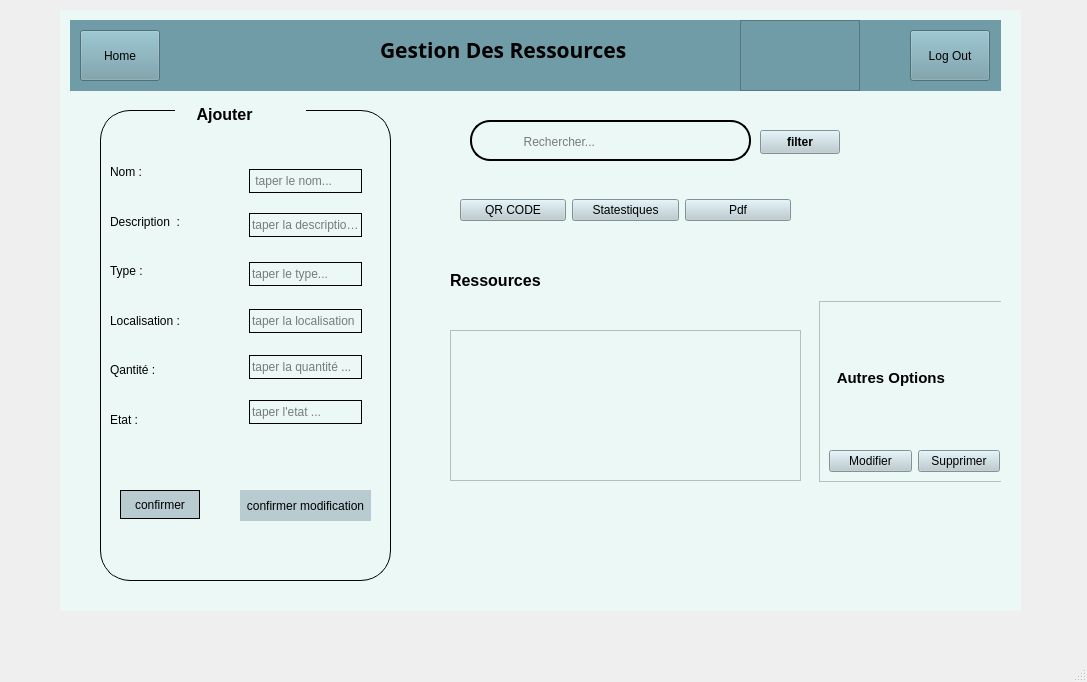
<?xml version="1.0" encoding="UTF-8"?>
<ui version="4.0">
 <class>MainWindow</class>
 <widget class="QMainWindow" name="MainWindow">
  <property name="geometry">
   <rect>
    <x>0</x>
    <y>0</y>
    <width>1087</width>
    <height>682</height>
   </rect>
  </property>
  <property name="windowTitle">
   <string>MainWindow</string>
  </property>
  <widget class="QWidget" name="centralwidget">
   <widget class="QWidget" name="widget" native="true">
    <property name="geometry">
     <rect>
      <x>60</x>
      <y>10</y>
      <width>961</width>
      <height>601</height>
     </rect>
    </property>
    <property name="styleSheet">
     <string notr="true">background-color:#ECF8F6;</string>
    </property>
    <widget class="QWidget" name="widget_2" native="true">
     <property name="geometry">
      <rect>
       <x>10</x>
       <y>10</y>
       <width>931</width>
       <height>71</height>
      </rect>
     </property>
     <property name="styleSheet">
      <string notr="true">background-color:#709CA7;</string>
     </property>
     <widget class="QLabel" name="label">
      <property name="geometry">
       <rect>
        <x>310</x>
        <y>20</y>
        <width>331</width>
        <height>20</height>
       </rect>
      </property>
      <property name="font">
       <font>
        <family>Yu Gothic</family>
        <pointsize>16</pointsize>
        <bold>true</bold>
       </font>
      </property>
      <property name="styleSheet">
       <string notr="true">color:black;
</string>
      </property>
      <property name="text">
       <string>Gestion Des Ressources</string>
      </property>
     </widget>
     <widget class="QFrame" name="frame">
      <property name="geometry">
       <rect>
        <x>670</x>
        <y>0</y>
        <width>120</width>
        <height>71</height>
       </rect>
      </property>
      <property name="styleSheet">
       <string notr="true">border-image: url(:/Downloads/uso.jfif);</string>
      </property>
      <property name="frameShape">
       <enum>QFrame::Shape::StyledPanel</enum>
      </property>
      <property name="frameShadow">
       <enum>QFrame::Shadow::Raised</enum>
      </property>
     </widget>
     <widget class="QPushButton" name="pushButton">
      <property name="geometry">
       <rect>
        <x>840</x>
        <y>10</y>
        <width>80</width>
        <height>51</height>
       </rect>
      </property>
      <property name="styleSheet">
       <string notr="true">color:black;</string>
      </property>
      <property name="text">
       <string>Log Out</string>
      </property>
      <property name="icon">
       <iconset>
        <normaloff>:/Downloads/log-out (1).svg</normaloff>:/Downloads/log-out (1).svg</iconset>
      </property>
     </widget>
     <widget class="QPushButton" name="pushButton_2">
      <property name="geometry">
       <rect>
        <x>10</x>
        <y>10</y>
        <width>80</width>
        <height>51</height>
       </rect>
      </property>
      <property name="styleSheet">
       <string notr="true">color: rgb(0, 0, 0);
font: 11pt &quot;Segoe UI&quot;;</string>
      </property>
      <property name="text">
       <string>Home</string>
      </property>
      <property name="icon">
       <iconset>
        <normaloff>:/Downloads/home.svg</normaloff>:/Downloads/home.svg</iconset>
      </property>
     </widget>
    </widget>
    <widget class="QWidget" name="widget_6" native="true">
     <property name="geometry">
      <rect>
       <x>360</x>
       <y>90</y>
       <width>581</width>
       <height>391</height>
      </rect>
     </property>
     <widget class="QWidget" name="widget_3" native="true">
      <property name="geometry">
       <rect>
        <x>40</x>
        <y>20</y>
        <width>391</width>
        <height>51</height>
       </rect>
      </property>
      <widget class="QFrame" name="frame_2">
       <property name="geometry">
        <rect>
         <x>10</x>
         <y>0</y>
         <width>281</width>
         <height>41</height>
        </rect>
       </property>
       <property name="styleSheet">
        <string notr="true">border :2px solid black;
border-radius:20px;</string>
       </property>
       <property name="frameShape">
        <enum>QFrame::Shape::StyledPanel</enum>
       </property>
       <property name="frameShadow">
        <enum>QFrame::Shadow::Raised</enum>
       </property>
       <widget class="QLabel" name="label_2">
        <property name="geometry">
         <rect>
          <x>11</x>
          <y>11</y>
          <width>28</width>
          <height>22</height>
         </rect>
        </property>
        <property name="styleSheet">
         <string notr="true">border:none;</string>
        </property>
        <property name="text">
         <string/>
        </property>
        <property name="pixmap">
         <pixmap>:/Downloads/search (1).svg</pixmap>
        </property>
       </widget>
       <widget class="QLineEdit" name="lineEdit">
        <property name="geometry">
         <rect>
          <x>45</x>
          <y>11</y>
          <width>241</width>
          <height>22</height>
         </rect>
        </property>
        <property name="styleSheet">
         <string notr="true">background-color:transparent;
border:none;</string>
        </property>
        <property name="placeholderText">
         <string>  Rechercher...</string>
        </property>
       </widget>
      </widget>
      <widget class="QPushButton" name="pushButton_4">
       <property name="geometry">
        <rect>
         <x>300</x>
         <y>10</y>
         <width>80</width>
         <height>24</height>
        </rect>
       </property>
       <property name="font">
        <font>
         <bold>true</bold>
        </font>
       </property>
       <property name="styleSheet">
        <string notr="true">color:black;
background-color:#B8CBD0</string>
       </property>
       <property name="text">
        <string>filter</string>
       </property>
       <property name="icon">
        <iconset>
         <normaloff>../../../Downloads/align-left.svg</normaloff>../../../Downloads/align-left.svg</iconset>
       </property>
      </widget>
     </widget>
     <widget class="QWidget" name="widget_5" native="true">
      <property name="geometry">
       <rect>
        <x>40</x>
        <y>80</y>
        <width>331</width>
        <height>61</height>
       </rect>
      </property>
      <layout class="QHBoxLayout" name="horizontalLayout">
       <item>
        <widget class="QPushButton" name="pushButton_3">
         <property name="styleSheet">
          <string notr="true">
color:black;
background-color:#B8CBD0</string>
         </property>
         <property name="text">
          <string>QR CODE</string>
         </property>
         <property name="icon">
          <iconset>
           <normaloff>../../../Downloads/calendar.svg</normaloff>../../../Downloads/calendar.svg</iconset>
         </property>
        </widget>
       </item>
       <item>
        <widget class="QPushButton" name="pushButton_5">
         <property name="styleSheet">
          <string notr="true">color:black;
background-color:#B8CBD0</string>
         </property>
         <property name="text">
          <string>Statestiques</string>
         </property>
         <property name="icon">
          <iconset>
           <normaloff>../../../Downloads/pie-chart (1).svg</normaloff>../../../Downloads/pie-chart (1).svg</iconset>
         </property>
        </widget>
       </item>
       <item>
        <widget class="QPushButton" name="pushButton_6">
         <property name="styleSheet">
          <string notr="true">color:black;
background-color:#B8CBD0</string>
         </property>
         <property name="text">
          <string>Pdf</string>
         </property>
         <property name="icon">
          <iconset>
           <normaloff>../../../Downloads/file-text (2).svg</normaloff>../../../Downloads/file-text (2).svg</iconset>
         </property>
        </widget>
       </item>
      </layout>
     </widget>
     <widget class="QWidget" name="widget_4" native="true">
      <property name="geometry">
       <rect>
        <x>-20</x>
        <y>160</y>
        <width>601</width>
        <height>231</height>
       </rect>
      </property>
      <widget class="QFrame" name="frame_3">
       <property name="geometry">
        <rect>
         <x>419</x>
         <y>41</y>
         <width>191</width>
         <height>181</height>
        </rect>
       </property>
       <property name="styleSheet">
        <string notr="true">color:black;</string>
       </property>
       <property name="frameShape">
        <enum>QFrame::Shape::StyledPanel</enum>
       </property>
       <property name="frameShadow">
        <enum>QFrame::Shadow::Raised</enum>
       </property>
       <layout class="QGridLayout" name="gridLayout">
        <item row="1" column="0">
         <widget class="QPushButton" name="modifier">
          <property name="styleSheet">
           <string notr="true">color:black;
background-color:#B8CBD0</string>
          </property>
          <property name="text">
           <string>Modifier</string>
          </property>
         </widget>
        </item>
        <item row="0" column="0" colspan="2">
         <widget class="QLabel" name="label_35">
          <property name="font">
           <font>
            <pointsize>11</pointsize>
            <bold>true</bold>
           </font>
          </property>
          <property name="text">
           <string>  Autres Options</string>
          </property>
         </widget>
        </item>
        <item row="1" column="1">
         <widget class="QPushButton" name="supprimerr">
          <property name="styleSheet">
           <string notr="true">color:black;
background-color:#B8CBD0</string>
          </property>
          <property name="text">
           <string>Supprimer</string>
          </property>
         </widget>
        </item>
       </layout>
      </widget>
      <widget class="QLabel" name="label_27">
       <property name="geometry">
        <rect>
         <x>50</x>
         <y>10</y>
         <width>201</width>
         <height>21</height>
        </rect>
       </property>
       <property name="font">
        <font>
         <pointsize>12</pointsize>
         <bold>true</bold>
        </font>
       </property>
       <property name="styleSheet">
        <string notr="true">color:black;</string>
       </property>
       <property name="text">
        <string>Ressources</string>
       </property>
      </widget>
      <widget class="QTableView" name="table">
       <property name="geometry">
        <rect>
         <x>50</x>
         <y>70</y>
         <width>351</width>
         <height>151</height>
        </rect>
       </property>
      </widget>
     </widget>
    </widget>
    <widget class="QWidget" name="confirmer_modification" native="true">
     <property name="geometry">
      <rect>
       <x>40</x>
       <y>100</y>
       <width>291</width>
       <height>471</height>
      </rect>
     </property>
     <property name="styleSheet">
      <string notr="true">border:1px solid black;
border-radius:30px;
background-color:none;</string>
     </property>
     <widget class="QWidget" name="widget_8" native="true">
      <property name="geometry">
       <rect>
        <x>10</x>
        <y>40</y>
        <width>111</width>
        <height>291</height>
       </rect>
      </property>
      <property name="styleSheet">
       <string notr="true">border:none;</string>
      </property>
      <layout class="QVBoxLayout" name="verticalLayout">
       <item>
        <widget class="QLabel" name="label_28">
         <property name="styleSheet">
          <string notr="true">color:black;</string>
         </property>
         <property name="text">
          <string>Nom :</string>
         </property>
        </widget>
       </item>
       <item>
        <widget class="QLabel" name="label_29">
         <property name="styleSheet">
          <string notr="true">color:black;</string>
         </property>
         <property name="text">
          <string>Description  :</string>
         </property>
        </widget>
       </item>
       <item>
        <widget class="QLabel" name="label_30">
         <property name="styleSheet">
          <string notr="true">color:black;</string>
         </property>
         <property name="text">
          <string>Type :</string>
         </property>
        </widget>
       </item>
       <item>
        <widget class="QLabel" name="label_31">
         <property name="styleSheet">
          <string notr="true">color:black;</string>
         </property>
         <property name="text">
          <string>Localisation :</string>
         </property>
        </widget>
       </item>
       <item>
        <widget class="QLabel" name="label_32">
         <property name="styleSheet">
          <string notr="true">color:black;</string>
         </property>
         <property name="text">
          <string>Qantité :</string>
         </property>
        </widget>
       </item>
       <item>
        <widget class="QLabel" name="label_33">
         <property name="styleSheet">
          <string notr="true">color:black;</string>
         </property>
         <property name="text">
          <string>Etat :</string>
         </property>
        </widget>
       </item>
      </layout>
     </widget>
     <widget class="QWidget" name="widget_9" native="true">
      <property name="geometry">
       <rect>
        <x>130</x>
        <y>40</y>
        <width>151</width>
        <height>381</height>
       </rect>
      </property>
      <property name="styleSheet">
       <string notr="true">border:none;
background-color:transparent;</string>
      </property>
      <widget class="QLineEdit" name="lineEdit_3">
       <property name="geometry">
        <rect>
         <x>9</x>
         <y>45</y>
         <width>106</width>
         <height>18</height>
        </rect>
       </property>
       <property name="styleSheet">
        <string notr="true">border:1px;</string>
       </property>
      </widget>
      <widget class="QFrame" name="frame_4">
       <property name="geometry">
        <rect>
         <x>9</x>
         <y>10</y>
         <width>131</width>
         <height>271</height>
        </rect>
       </property>
       <property name="frameShape">
        <enum>QFrame::Shape::StyledPanel</enum>
       </property>
       <property name="frameShadow">
        <enum>QFrame::Shadow::Raised</enum>
       </property>
       <widget class="QLineEdit" name="nom">
        <property name="geometry">
         <rect>
          <x>10</x>
          <y>9</y>
          <width>113</width>
          <height>24</height>
         </rect>
        </property>
        <property name="styleSheet">
         <string notr="true">border:1px solid black;</string>
        </property>
        <property name="placeholderText">
         <string> taper le nom... </string>
        </property>
       </widget>
       <widget class="QLineEdit" name="description">
        <property name="geometry">
         <rect>
          <x>10</x>
          <y>53</y>
          <width>113</width>
          <height>24</height>
         </rect>
        </property>
        <property name="styleSheet">
         <string notr="true">border:1px solid black;</string>
        </property>
        <property name="placeholderText">
         <string>taper la description...</string>
        </property>
       </widget>
       <widget class="QLineEdit" name="type">
        <property name="geometry">
         <rect>
          <x>10</x>
          <y>102</y>
          <width>113</width>
          <height>24</height>
         </rect>
        </property>
        <property name="styleSheet">
         <string notr="true">border:1px solid black;</string>
        </property>
        <property name="placeholderText">
         <string>taper le type...</string>
        </property>
       </widget>
       <widget class="QLineEdit" name="localisation">
        <property name="geometry">
         <rect>
          <x>10</x>
          <y>149</y>
          <width>113</width>
          <height>24</height>
         </rect>
        </property>
        <property name="styleSheet">
         <string notr="true">border:1px solid black;</string>
        </property>
        <property name="placeholderText">
         <string>taper la localisation</string>
        </property>
       </widget>
       <widget class="QLineEdit" name="quantite">
        <property name="geometry">
         <rect>
          <x>10</x>
          <y>195</y>
          <width>113</width>
          <height>24</height>
         </rect>
        </property>
        <property name="styleSheet">
         <string notr="true">border:1px solid black;</string>
        </property>
        <property name="placeholderText">
         <string>taper la quantité ...</string>
        </property>
       </widget>
       <widget class="QLineEdit" name="etat">
        <property name="geometry">
         <rect>
          <x>10</x>
          <y>240</y>
          <width>113</width>
          <height>24</height>
         </rect>
        </property>
        <property name="styleSheet">
         <string notr="true">border:1px solid black;</string>
        </property>
        <property name="placeholderText">
         <string>taper l'etat ...</string>
        </property>
       </widget>
      </widget>
      <widget class="QPushButton" name="confirmermodification">
       <property name="geometry">
        <rect>
         <x>10</x>
         <y>340</y>
         <width>131</width>
         <height>31</height>
        </rect>
       </property>
       <property name="styleSheet">
        <string notr="true">color:black;
background-color:#B8CBD0</string>
       </property>
       <property name="text">
        <string>confirmer modification</string>
       </property>
      </widget>
     </widget>
     <widget class="QPushButton" name="confirmer">
      <property name="geometry">
       <rect>
        <x>20</x>
        <y>380</y>
        <width>80</width>
        <height>29</height>
       </rect>
      </property>
      <property name="styleSheet">
       <string notr="true">color:black;
background-color:#B8CBD0</string>
      </property>
      <property name="text">
       <string>confirmer</string>
      </property>
     </widget>
    </widget>
    <widget class="QWidget" name="widget_10" native="true">
     <property name="geometry">
      <rect>
       <x>115</x>
       <y>84</y>
       <width>131</width>
       <height>41</height>
      </rect>
     </property>
     <layout class="QHBoxLayout" name="horizontalLayout_2">
      <item>
       <widget class="QLabel" name="label_34">
        <property name="font">
         <font>
          <pointsize>12</pointsize>
          <bold>true</bold>
         </font>
        </property>
        <property name="styleSheet">
         <string notr="true">color:black;</string>
        </property>
        <property name="text">
         <string>     Ajouter</string>
        </property>
       </widget>
      </item>
     </layout>
    </widget>
   </widget>
  </widget>
  <widget class="QMenuBar" name="menubar">
   <property name="geometry">
    <rect>
     <x>0</x>
     <y>0</y>
     <width>1087</width>
     <height>26</height>
    </rect>
   </property>
  </widget>
  <widget class="QStatusBar" name="statusbar"/>
 </widget>
 <resources/>
 <connections/>
</ui>
